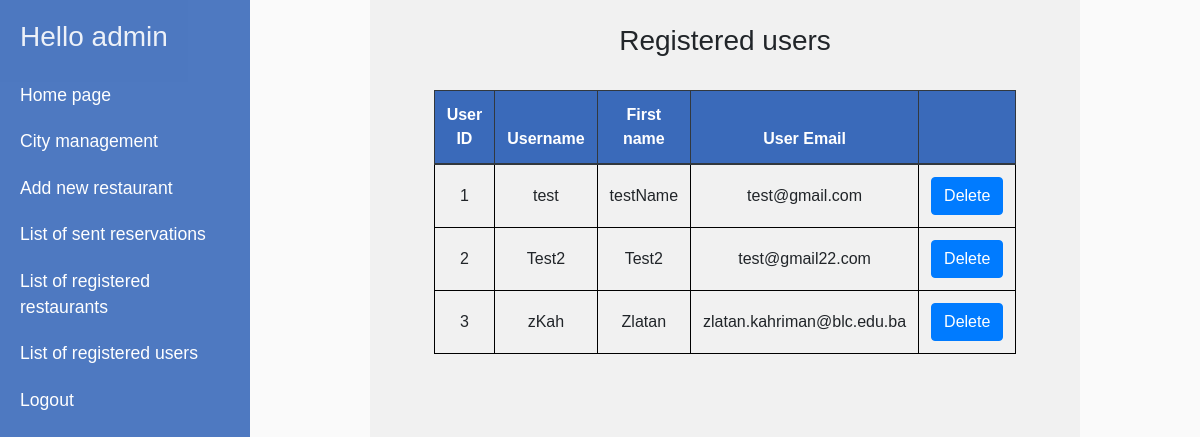
Screenshot of /admin-user-list.php (signed in) with the database file from the repository.
### tables this page shows
CREATE TABLE `users` (
  `userID` int(11) NOT NULL,
  `userNickname` varchar(128) NOT NULL,
  `userEmail` varchar(128) NOT NULL,
  `userName` varchar(128) NOT NULL,
  `userPw` varchar(128) NOT NULL
);

### admin-user-list.php (the view, shortened to what this page needs)
<?php
require "admin-header.php";
?>
<h3 class="text-center"> Registered users </h3> <br/>
<table class="table center" style="width: 75%">
    <thead  class="thead-dark">
        <tr>
            <th>User ID </th>
            <th>Username</th>
            <th>First name</th>
            <th>User Email</th>
            <th>  </th>
        </tr>
    </thead>
    <?php
    include 'dbConnect.php';
    $sql = "SELECT users.userID, users.userNickname,
                    users.userName, users.userEmail FROM users;
";
    $result = mysqli_query($conn, $sql);
    while ($row = mysqli_fetch_array($result)) {
        $id = $row['userID'];
        $username = $row['userNickname'];
        $firstName = $row['userName'];
        $email = $row['userEmail'];
        ?>
        <tr>
            <td><?php echo $id; ?></td>
            <td><?php echo $username; ?></td>
            <td><?php echo $firstName; ?></td>
            <td><?php echo $email; ?></td>
            <td><a href="admin-user-list.php? delete=<?php echo $id; ?>" class="btn btn-primary" role="button">Delete</a></td>
        </tr>
        <?php
    }
    ?>
</table>
<br>
<?php
require "footer.php";
?>

### style.css (style rules this page uses)
body { font-family: 'Poppins', sans-serif; background: #fafafa; }
a, a:hover, a:focus { color: inherit; text-decoration: none; transition: all 0.3s; }
table, th, td { border: 1px solid black; text-align: center; }
table.center { margin-left: auto; margin-right: auto; }
.table .thead-dark th { background-color: #3a6aba; border-color: #32383e; }
.table td, .table th { vertical-align: middle; }
a { color: inherit; text-decoration: none }
::placeholder { color: #fff; opacity: .7; }

### rows the page displays
users: userID "1", userNickname "test", userName "testName", userEmail "test@gmail.com"
users: userID "2", userNickname "Test2", userName "Test2", userEmail "test@gmail22.com"
users: userID "3", userNickname "zKah", userName "Zlatan", userEmail "zlatan.kahriman@blc.edu.ba"

### other values shown
$_SESSION['adminName'] "admin"
